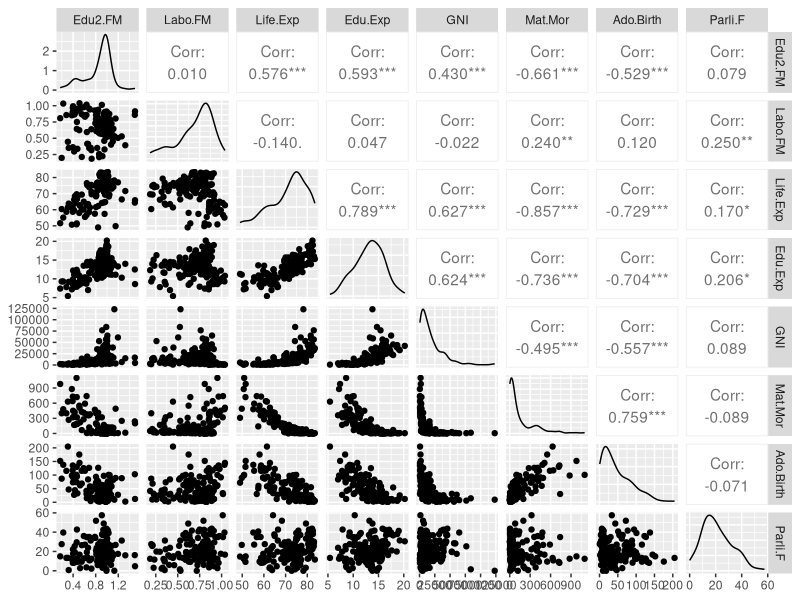
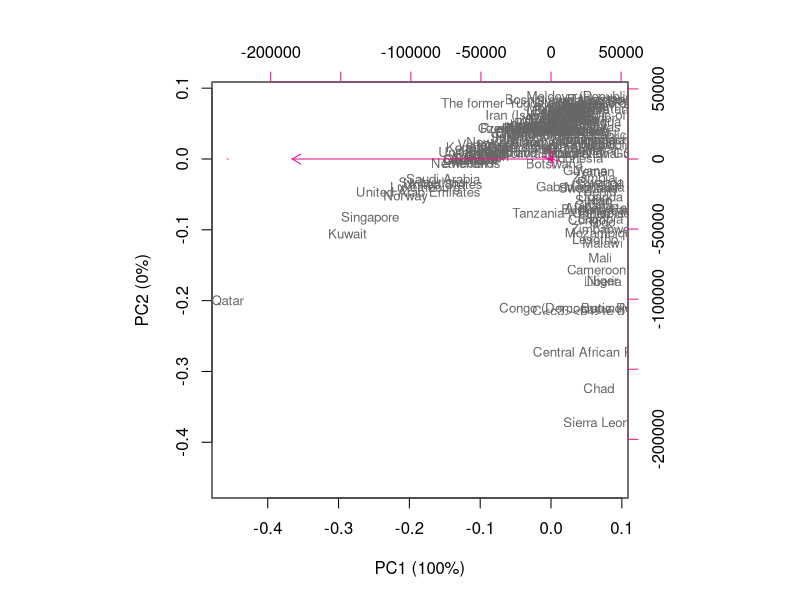
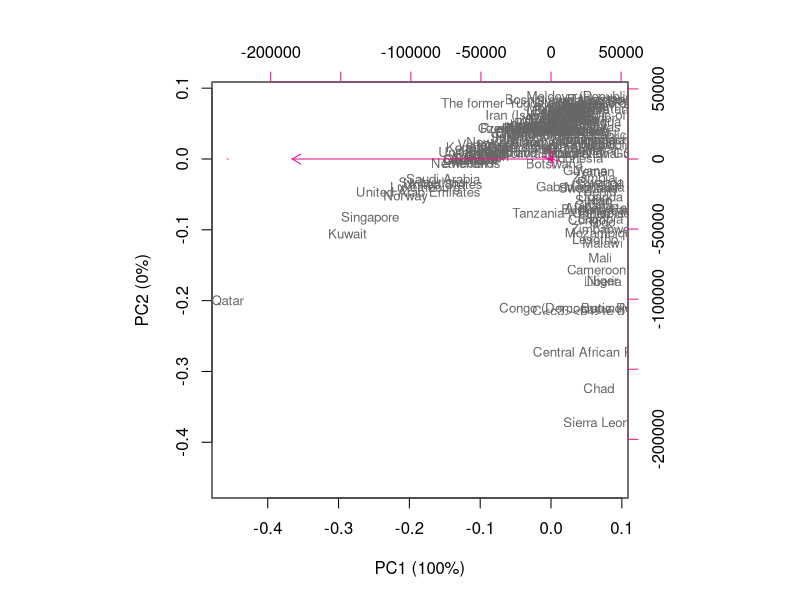
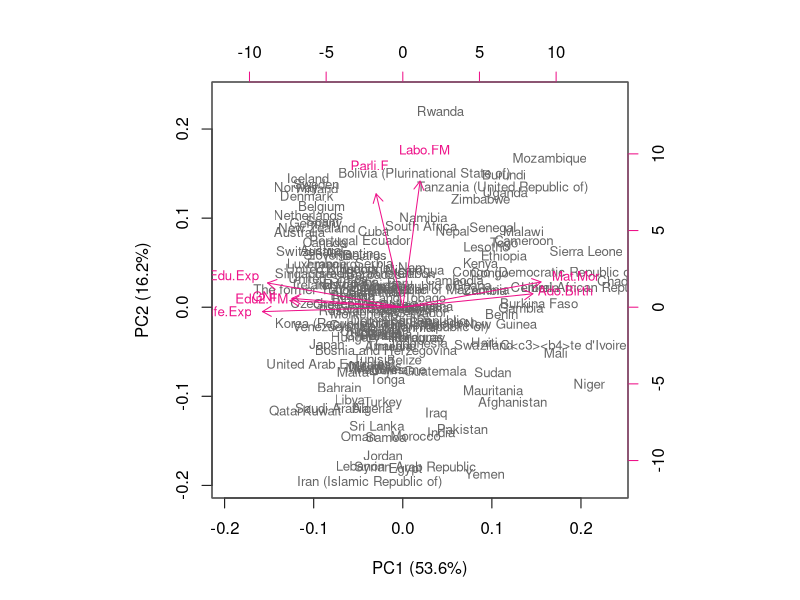

Recreate these plots in R, in order.
## ---- chunk 1
# Read in table
human<-read.table("data/human.txt", header=TRUE, row.names = 1, sep = "\t")
str(human)

# Access GGally
library(GGally)

# Visualize the variables
ggpairs(human)

# Create summaries of the variables

summary(human)

## ---- chunk 2

# Perform principal component analysis on non-standardized data
pca_human <- prcomp(human)

# Create and print out a summary of pca_human
s <- summary(pca_human)
s

# Rounded percetanges of variance captured by each PC
pca_pr <- round(1*s$importance[2,]*100, digits = 1) 

# Print out the percentages of variance
pca_pr

# Create object pc_lab to be used as axis labels
pc_lab <- paste0(names(pca_pr), " (", pca_pr, "%)") 

# Draw a biplot
biplot(pca_human, cex = c(0.8, 0.1), col = c("grey40", "deeppink2"), xlab = pc_lab[1], ylab = pc_lab[2])



# Perform principal component analysis on non-standardized data
pca_human <- prcomp(human)

# Create and print out a summary of pca_human
s <- summary(pca_human)
s

# Rounded percetanges of variance captured by each PC
pca_pr <- round(1*s$importance[2,]*100, digits = 1) 

# Print out the percentages of variance
pca_pr

# Create object pc_lab to be used as axis labels
pc_lab <- paste0(names(pca_pr), " (", pca_pr, "%)") 

# Draw a biplot
biplot(pca_human, cex = c(0.8, 0.1), col = c("grey40", "deeppink2"), xlab = pc_lab[1], ylab = pc_lab[2])


## ---- chunk 3
# Standardize the variables
human_std <- scale(human)

# Print out summaries of the standardized variables
summary(human_std)

# Perform principal component analysis
pca_human <- prcomp(human_std)


# Create and print out a summary of pca_human
s <- summary(pca_human)
s

# Rounded percetanges of variance captured by each PC
pca_pr <- round(1*s$importance[2,]*100, digits = 1) 

# print out the percentages of variance
pca_pr

# Create object pc_lab to be used as axis labels
pc_lab <- paste0(names(pca_pr), " (", pca_pr, "%)") 

# Draw a biplot
biplot(pca_human, cex = c(0.8, 0.8), col = c("grey40", "deeppink2"), xlab = pc_lab[1], ylab = pc_lab[2])

